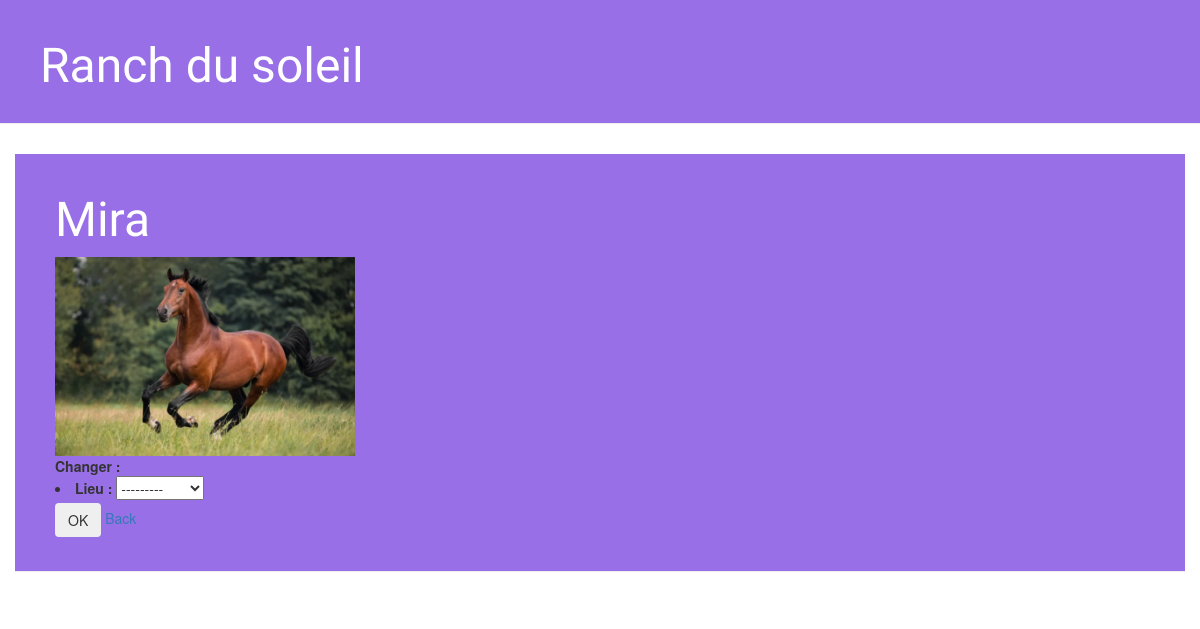
Page /character/Mira/ on the committed database.
### playground/models.py (models this page shows, shortened)
class Character(models.Model):
    id_character = models.CharField(max_length=100, primary_key=True)
    etat = models.CharField(max_length=20)
    robe = models.CharField(max_length=20)
    photo = models.ImageField(upload_to='characters/')
    lieu = models.ForeignKey(Equipement, on_delete=models.CASCADE)

### playground/views.py (the view)
# urls.py: path('character/<str:id_character>/', views.character_detail, name='character_detail'),
def character_detail(request, id_character):
    character = get_object_or_404(Character, id_character=id_character)
    ancien_lieu = character.lieu
    if request.method == "POST":
        form = MoveForm(request.POST, instance=character)
        if form.is_valid():
            character = form.save(commit=False)
            if character.lieu.disponibilite == "libre":
                nouveau_lieu = get_object_or_404(Equipement, id_equip=character.lieu.id_equip)
                if nouveau_lieu.id_equip == 'Mangeoire':
                    if character.etat == 'affamé':
                        character.etat = 'repus'
                        ancien_lieu.disponibilite = "libre"
                        ancien_lieu.save()
                        nouveau_lieu.disponibilite = "occupé"
                        nouveau_lieu.save()
                    else:
                        messages.error(request, f"{character.id_character} n'a pas faim!")
                        return redirect('character_detail', id_character=id_character)
                if nouveau_lieu.id_equip == 'Parc':
                    if character.etat == 'endormi':
                        character.etat = 'réveillé'
                        ancien_lieu.disponibilite = "libre"
                        ancien_lieu.save()
                        nouveau_lieu.disponibilite = "occupé"
                        nouveau_lieu.save()
                    else:
                        messages.error(request, f"{character.id_character} n'a pas besoin de se défouler!")
                        return redirect('character_detail', id_character=id_character)
                if nouveau_lieu.id_equip == 'Box':
                    if character.etat == 'repus':
                        character.etat = 'endormi'
                        ancien_lieu.disponibilite = "libre"
                        ancien_lieu.save()
                    else:
                        messages.error(request, f"{character.id_character} n'est pas repus!")
                        return redirect('character_detail', id_character=id_character)
                if nouveau_lieu.id_equip == 'Manège':
                    if character.etat == 'réveillé':
                        character.etat = 'affamé'
                        ancien_lieu.disponibilite = "libre"
                        ancien_lieu.save()
                        nouveau_lieu.disponibilite = "occupé"
                        nouveau_lieu.save()
                    else:
                        messages.error(request, f"{character.id_character} n'est pas pret pour un cours!")
                        return redirect('character_detail', id_character=id_character)
                character.save()
                messages.success(request, f"{character.id_character} a été déplacé avec succès!")
                return redirect('character_detail', id_character=id_character)
            else:
                messages.error(request, f"Le lieu {character.lieu.id_equip} est déjà occupé. Impossible de déplacer le personnage.")
                return redirect('character_detail', id_character=id_character)
    else:
        form = MoveForm()
    return render(request, 'playground/character_detail.html', {
        'character': character,
        'lieu': character.lieu,
        'form': form,
    })

### playground/forms.py
class MoveForm(forms.ModelForm):
    class Meta:
        model = Character
        fields = ('lieu',)

### playground/models.py (called while the page is built)
    def __str__(self):
        return self.id_equip

### playground/templates/playground/character_detail.html (shortened to what this page needs)
{% extends 'playground/base.html' %}
{% load static %}
{% block content %}
<div class="page-header">
    <h1>
        <a href="/">{{ character.id_character }}</a>
    </h1>
    <img src="{{ character.photo.url }}" alt="Photo" style="width:300px;height:auto;">
    <form method="POST" class="post-form">{% csrf_token %}
        <b> Changer : </b> {{ form.as_ul }}
        <button type="submit" class="btn btn-outline-light">OK</button>
        <a href="{% url 'character_list' %}">Back</a>
    </form>
    </div>
{% endblock %}

### playground/static/css/playground.css (style rules this page uses)
.page-header { background-color: #996fe8; margin-top: 0; margin-bottom: 30px; padding: 20px 20px 20px 40px; }
.page-header h1, .page-header h1 a, .page-header h1 a:visited, .page-header h1 a:active { color: #ffffff; font-size: 36pt; text-decoration: none; }
h1, h2, h3, h4 { font-family: "Henny Penny"; }

### rows in the picture
Character: id_character "Mira", photo (picture)
